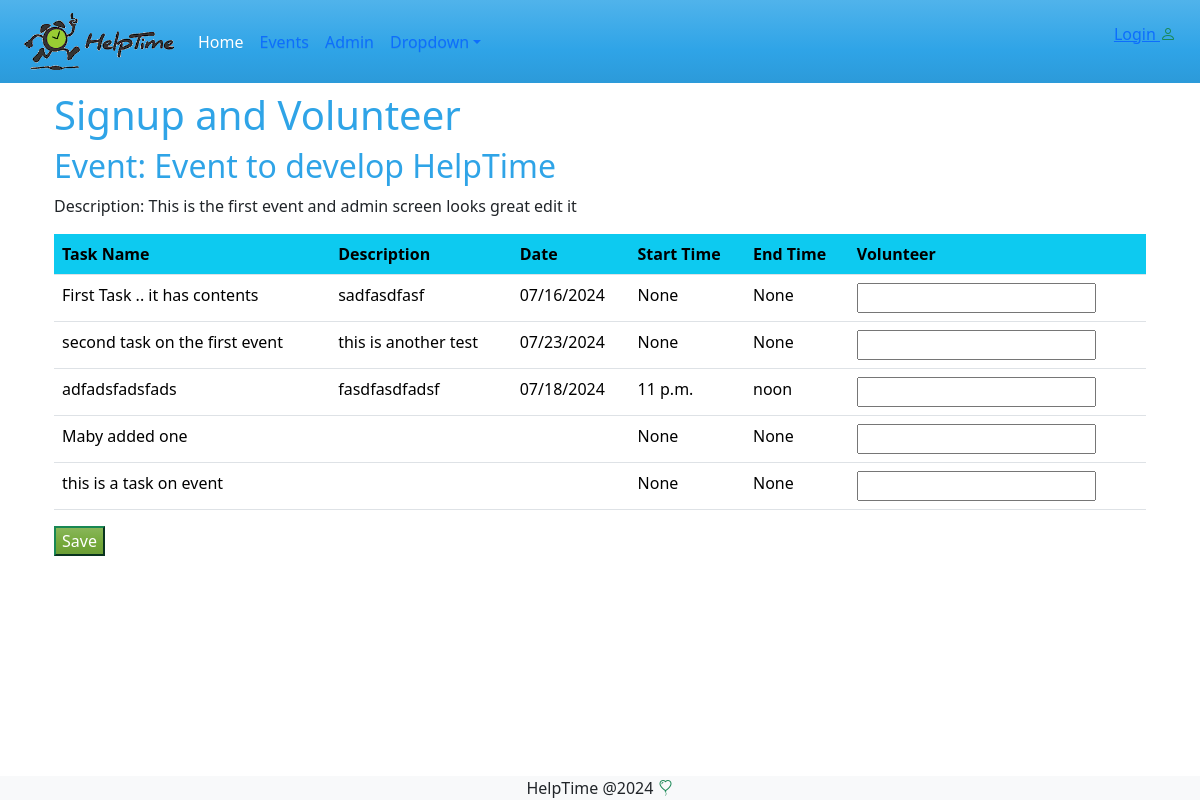
The app's page /events/volunteer/1 with its own data.
### events/models.py (models this page shows, shortened)
class Event(models.Model):
    reminder_days_choice = models.TextChoices('days', '1 2 3 4 5 6 7')
    name = models.CharField(max_length=200, verbose_name='Event Name' )
    description = models.TextField(max_length=200, verbose_name='Event Description', blank=True)
    organization = models.CharField(max_length=100, verbose_name='Organization Name', blank=True )
    primery_contact = models.CharField(max_length=100, verbose_name='Primary Contact', blank=True)
    alternate_contact = models.CharField(max_length=100, verbose_name='Alt Contact', blank=True)
    hide_names = models.BooleanField(default=False, verbose_name='Hide Volunteer Names', blank=True)
    reminder_days = models.CharField(max_length=5, choices=reminder_days_choice, verbose_name='Days to remind in advance', default=7)
    created_by = models.ForeignKey(User, on_delete=models.SET_NULL, null=True, blank=True)
    created_at = models.DateTimeField(auto_now_add=True, null=True, blank=True)
    updated_at = models.DateTimeField(auto_now=True, blank=True, null=True)

class Task(models.Model):
    task = models.CharField(max_length=200, verbose_name='Task Name' )
    description = models.CharField(max_length=200, verbose_name='Event Description', blank=True)
    task_date = models.DateField(verbose_name='Task Date', null=True, blank=True)
    start_time = models.TimeField(verbose_name='Start Time',null=True ,blank=True)
    end_time = models.TimeField(verbose_name='End Time ', null=True,blank=True )
    volunteer =models.CharField(max_length=100, verbose_name='Volunteer',  null=True, blank=True)
    event = models.ForeignKey(Event, on_delete=models.SET_NULL,  null=True, blank=True, related_name='tasks')

### events/views.py (the view, shortened to what this page needs)
# urls.py: path("volunteer/<int:pk>", views.volunteer, name="volunteer")
def volunteer(request,pk):
    tasks = Task.objects.filter(event_id=pk)
    events = Event.objects.filter(id=pk)
    event_id = pk
    form = TaskForm()
    form.volunteer = "tru"
    return render(request, 'events/volunteer.html', { 'tasks': tasks , 'events' : events, 'form':form})

### events/forms.py
class TaskForm(forms.ModelForm):
    class Meta:
        model = Task
        fields= '__all__'
        widgets = {
            'task' :  forms.TextInput(
                attrs={'placeholder': 'New Task Name'}),
            'task_date' : DateInput(),
            'start_time' : TimeInput(),
            'end_time' : TimeInput(),
        }

### events/templates/events/volunteer.html (shortened to what this page needs)
{% extends 'master.html' %}
{% block content %}
<h1>Signup and Volunteer</h1>
{% with event=events|first %}
    <h2>Event: {{ event.name }}</h2>
    <p> Description: {{ event.description }} </p>
{% endwith %}
<form method="POST" class="">
    <div class="table-responsive">
        <table class="table">
            <tr class="bg-info">
                <th>Task Name</th>
                <th>Description</th>
                <th>Date</th>
                <th>Start Time</th>
                <th>End Time</th>
                <th>Volunteer</th>
            </tr>
            {% for task in tasks %}
            <tr>
                <td>{{ task.task }}</td>
                <td>{{ task.description }} </td>
                <td>{{ task.task_date | date:"m/d/Y"}} </td>
                <td>{{ task.start_time }} </td>
                <td>{{ task.end_time }}</td>
                <td>{{ form.volunteer }}</td>
            </tr>
            {% endfor %} <div class="mt-3 float-end">
        </table>
    </div>
    <input type="submit" value="Save" class="btn-success" />
</form>
{% endblock %}

### records on screen
Event: name "Event to develop HelpTime", description "This is the first event and admin screen looks great edit it"
Task: task "First Task .. it has contents", description "sadfasdfasf", task_date "07/16/2024", start_time "None", end_time "None"
Task: task "second task on the first event", description "this is another test", task_date "07/23/2024", start_time "None", end_time "None"
Task: task "adfadsfadsfads", description "fasdfasdfadsf", task_date "07/18/2024", start_time "11 p.m.", end_time "noon"
Task: task "Maby added one", start_time "None", end_time "None"
Task: task "this is a task on event", start_time "None", end_time "None"
